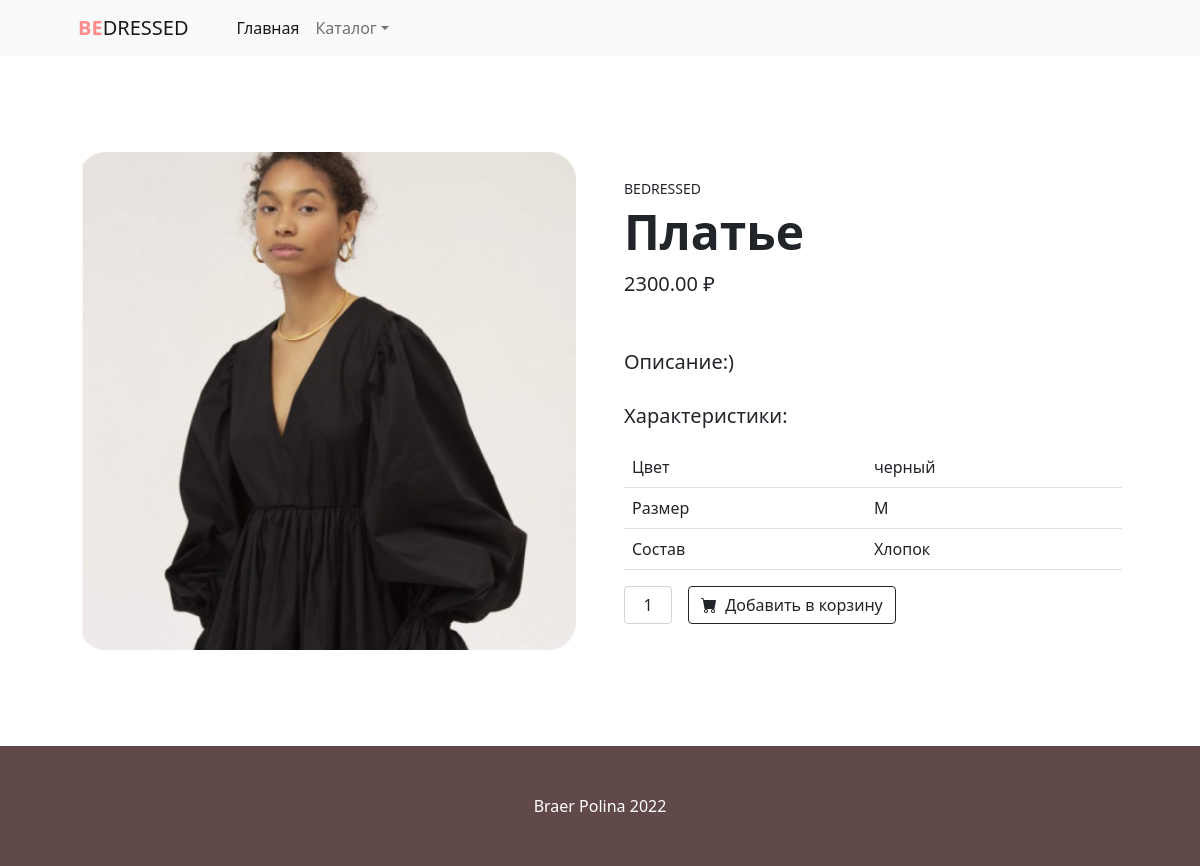
Screenshot of /products/dresses/dresses01/ with the database file from the repository.
### shop_app/models.py (models this page shows, shortened)
class Product(models.Model):
    MIN_RESOLUTION = (300, 300)
    MAX_RESOLUTION = (4000, 4000)
    MAX_IMAGE_SIZE = 3145728
    class Meta:
        abstract = True
    category = models.ForeignKey(Category, verbose_name='Категория', on_delete=models.CASCADE)
    title = models.CharField(max_length=255, verbose_name='Наименование')
    slug = models.SlugField(unique=True)
    image = models.ImageField(verbose_name='Изображение')
    description = models.TextField(verbose_name='Описание', null=True)
    price = models.DecimalField(max_digits=9, decimal_places=2, verbose_name='Цена')

class dresses(Product):
    color = models.CharField(max_length=255, verbose_name='Цвет')
    height = models.CharField(max_length=255, verbose_name='Рост')
    structure = models.CharField(max_length=255, verbose_name='Состав')
    brand = models.CharField(max_length=255, verbose_name='Бренд')

### shop_app/views.py (the view)
# urls.py: path('products/<str:ct_model>/<str:slug>/', ProductDetailView.as_view(), name='product_detail'),
class ProductDetailView(CartMixin, CategoryDetailMixin, DetailView):
    CT_MODEL_MODEL_CLASS = {  # адреса категорий для URL
        'bottomwear': bottomwear,
        'topwear': topwear,
        'bags': bags,
        'dresses': dresses
    }
    def dispatch(self, request, *args, **kwargs):
        self.model = self.CT_MODEL_MODEL_CLASS[kwargs['ct_model']]
        self.queryset = self.model._base_manager.all()
        return super().dispatch(request, *args, **kwargs)
    context_object_name = 'product'
    template_name = 'product.html'
    slug_url_kwarg = 'slug'
    def get_context_data(self, **kwargs):
        context = super().get_context_data(**kwargs)
        context['ct_model'] = self.model._meta.model_name
        context['cart'] = self.cart
        return context

### shop_app/mixins.py (called while the page is built)
    def get_context_data(self, **kwargs):
        if isinstance(self.get_object(), Category):
            model = self.CATEGORY_SLUG_PRODUCT_MODEL[self.get_object().slug]
            context = super().get_context_data(**kwargs)
            context['categories'] = Category.objects.get_categories_for_sidebar()
            context['category_products'] = model.objects.all()
            return context
        context = super().get_context_data(**kwargs)
        context['categories'] = Category.objects.get_categories_for_sidebar()
        return context

    def dispatch(self, request, *args, **kwargs):
        if request.user.is_authenticated:
            customer = Customer.objects.filter(user=request.user).first()
            if not customer:
                customer = Customer.objects.create(user=request.user)
            cart = Cart.objects.filter(owner=customer, in_order=False).first()
            if not cart:
                cart = Cart.objects.create(owner=customer)
        else:
            cart = Cart.objects.filter(for_anonymous_user=True).first()
            if not cart:
                cart = Cart.objects.create(for_anonymous_user=True)
        self.cart = cart
        return super().dispatch(request, *args, **kwargs)

### shop_app/models.py (called while the page is built)
def get_models_for_count(*model_names):
    return [models.Count(model_name) for model_name in model_names]

    def get_queryset(self):
        return super().get_queryset()

    def get_categories_for_sidebar(self):
        models = get_models_for_count('dresses', 'bags', 'topwear', 'bottomwear')
        qset = list(self.get_queryset().annotate(*models))
        data = [
            dict(name=wear_category.name, url=wear_category.get_absolute_url(),
                 count=getattr(wear_category, self.CATEGORY_NAME_COUNT[wear_category.name]))
            for wear_category in qset
        ]
        data.reverse()
        return data

    def get_absolute_url(self):
        return reverse('category_detail', kwargs={'slug': self.slug})

### shop_app/templatetags/specifications.py (called while the page is built)
def get_product_spec(product, model_name):
    table_content = ''
    for name, value in PRODUCT_SPEC[model_name].items():
        table_content += TABLE_CONTENT.format(name=name, value=getattr(product, value))
    return table_content

@register.filter
def product_spec(product):
    model_name = product.__class__._meta.model_name
    return mark_safe(TABLE_HEAD + get_product_spec(product, model_name) + TABLE_TAIL)

### shop_app/templates/product.html (shortened to what this page needs)
<!DOCTYPE html>
<html lang="ru">
    <head>
        {% load static %}
        {% load specifications %}
        <link href="https://cdn.jsdelivr.net/npm/bootstrap-icons@1.5.0/font/bootstrap-icons.css" rel="stylesheet" />
        <link href="{% static 'css/productpage.css'%}" rel="stylesheet" />
    </head>
    <body>
        <nav class="navbar navbar-expand-lg navbar-light bg-light">
            <div class="container px-4 px-lg-5">
                <a class="navbar-brand" href="{% url 'mainpage' %}"><span style="color:#ff8c8c"><b>BE</b></span>DRESSED</a>
                <div class="collapse navbar-collapse" id="navbarSupportedContent">
                    <ul class="navbar-nav me-auto mb-2 mb-lg-0 ms-lg-4">
                        <li class="nav-item"><a class="nav-link active" aria-current="page" href="{% url 'mainpage' %}">Главная</a></li>
                        <li class="nav-item dropdown">
                            <a class="nav-link dropdown-toggle" id="navbarDropdown" href="#" role="button" data-bs-toggle="dropdown" aria-expanded="false">Каталог</a>
                        </li>
                    </ul>
                </div>
            </div>
        </nav>
        <section class="py-5">
            <div class="container px-4 px-lg-5 my-5">
                <div class="row gx-4 gx-lg-5 align-items-center">
                    <div class="col-md-6"><img class="card-img-top mb-5 mb-md-0" src="{{ product.image.url }}" alt="..." /></div>
                    <div class="col-md-6">
                        <div class="small mb-1">BEDRESSED</div>
                        <h1 class="display-5 fw-bolder">{{ product.title }}</h1>
                        <div class="fs-5 mb-5">
                            <span>{{ product.price }} ₽</span>
                        </div>
                        <p class="lead">{{ product.description }}</p>
                        <p class="lead mt-4">Характеристики:</p>
                        {{ product|product_spec }}
                        <div class="d-flex">
                            <input class="form-control text-center me-3" id="inputQuantity" type="num" value="1" style="max-width: 3rem" />
                            <a href="{% url 'add_to_cart' ct_model=ct_model slug=product.slug %}" class="btn btn-outline-dark flex-shrink-0" type="button">
                                <i class="bi-cart-fill me-1"></i>
                                Добавить в корзину
                            </a>
                        </div>
                    </div>
                </div>
            </div>
        </section>
        <footer class="py-5 bg-dark">
            <div class="container"><p class="m-0 text-center text-white">Braer Polina 2022</p></div>
        </footer>
    </body>
</html>

### rows the page displays
dresses: image (picture), title "Платье", price "2300.00", description "Описание:)", color+height+structure "Цвет черный Размер M Состав Хлопок"
